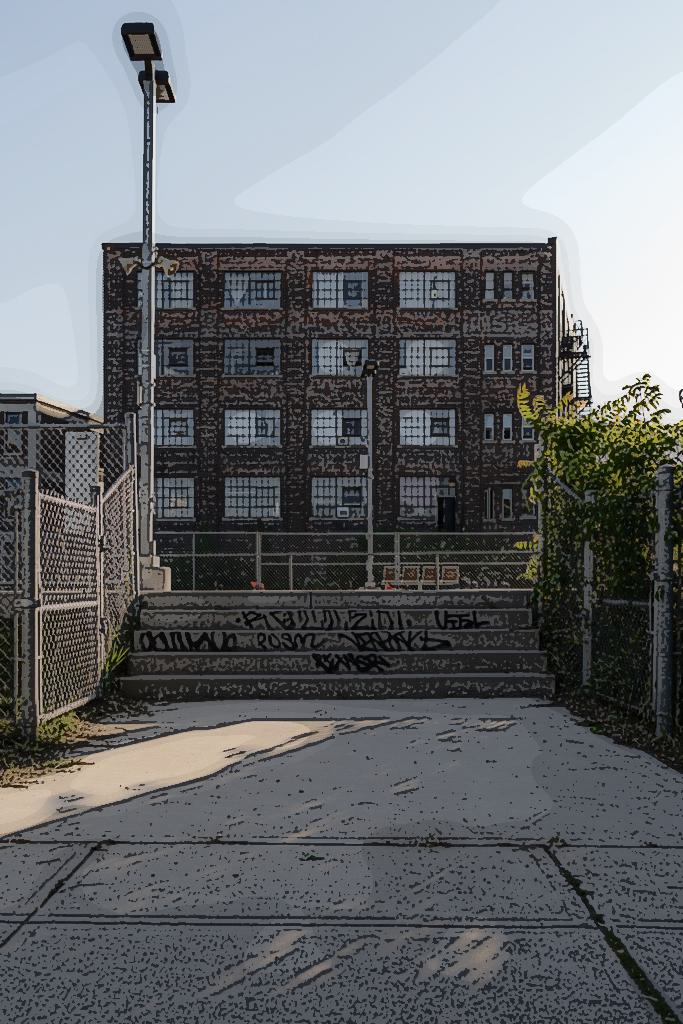
#> input picture test5.jpg, 683 x 1024 px
$ python make_cartoon.py --input test5.jpg --output out.png
#> lines starting #> are read from the running program, lines starting #| are printed output that depends on the picture; after the words box and inside, x2 and y2 are one past the last pixel; in counts of white or black regions, pixels touching at a corner belong together
### cartoon_effect/c_effect.py
import math
import numpy as np
from scipy import ndimage
from skimage.color import rgb2gray
from skimage.morphology import label

class CartoonImage:
    def __init__(self, img, meanX, p, T, blurringSize, levels):
        self.img = img
        self.meanX = meanX
        self.p = p
        self.T = T
        self.blurringSize = blurringSize
        self.N = levels

    def applyEffect(self):
        img_g = self.img

        if(self.img.ndim != 2):
            img_g = self._gaussian(rgb2gray(self.img), self.blurringSize)
        else:
            img_g = self._gaussian(self.img, self.blurringSize)

        i_min = np.min(img_g)
        i_max = np.max(img_g)

        bins = np.zeros(self.N + 1)
        constant = (i_max - i_min) / self.N
        for i in range(self.N + 1):
            bins[i] = constant * i + i_min

        L = np.zeros(img_g.shape, dtype=np.uint8)

        for i in range(self.N):
            if(i == self.N - 1):
                mask = img_g >= bins[i]
            else:
                mask = np.logical_and(img_g >= bins[i], img_g < bins[i+1])

            L[mask] = i

        S = np.zeros(img_g.shape)

        if(self.img.ndim != 2):
            L_lab = label(L)
            for lev in range(255):
                blur_in = L_lab == lev
                blur_in_stacked = np.stack((blur_in, blur_in, blur_in), axis=2)
                S[blur_in] = np.mean(self.img, where=blur_in_stacked)

        else:
            S = S / self.N
        return S * self._extendedDoG(self.meanX, self.p, self.T)


    """HELPER FUNCTIONS"""

    def _convolve(self, img, kernel):
        '''Convenience method around ndimage.convolve.

        This calls ndimage.convolve with the boundary setting set to 'nearest'.  It
        also performs some checks on the input image.

        Parameters
        ----------
        img : numpy.ndarray
            input image
        kernel : numpy.ndarray
            filter kernel

        Returns
        -------
        numpy.ndarray
            filter image

        Raises
        ------
        ValueError
            if the image is not greyscale
        TypeError
            if the image or filter kernel are not a floating point type
        '''
        if img.ndim != 2:
            raise ValueError('Only greyscale images are supported.')

        if img.dtype != np.float32 and img.dtype != np.float64:
            raise TypeError('Image must be floating point.')

        if kernel.dtype != np.float32 and img.dtype != np.float64:
            raise TypeError('Filter kernel must be floating point.')

        return ndimage.convolve(img, kernel, mode='nearest')


    def _gaussian(self, img, sigma):
        '''Filter an image using a Gaussian kernel.

        The Gaussian is implemented internally as a two-pass, separable kernel.

        Note
        ----
        The kernel is scaled to ensure that its values all sum up to '1'.  The
        slight truncation means that the filter values may not actually sum up to
        one.  The normalization ensures that this is consistent with the other
        low-pass filters in this assignment.

        Parameters
        ----------
        img : numpy.ndarray
            a greyscale image
        sigma : float
            the width of the Gaussian kernel; must be a positive, non-zero value

        Returns
        -------
        numpy.ndarray
            the Gaussian blurred image; the output will have the same type as the
            input

        Raises
        ------
        ValueError
            if the value of sigma is negative
        '''
        # Check Sigma value (did it based off of test provided)
        if(sigma <= 0.01):
            raise ValueError("Error! Negative sigma value provided for gaussian filter")

        # Get kernel width size
        N = max(math.ceil(6 * sigma), 3)

        if (N % 2 == 0):
            N = N + 1

        # Initialize our gaussian kernel
        gaussianKernel = np.ones((N, N), dtype=np.float32)

        # Calculate the gaussian constant value
        constant = 1 / math.sqrt(2 * math.pi * sigma ** 2)

        # Calculate the appropriate gaussian values vertically
        for i in range(N):
            eVal = math.exp(-1.0 * (i - math.floor(N/2))**2/(2 * sigma ** 2))
            gaussianKernel[i] = eVal * constant

        # Calculate the appropriate gaussian values horizontally
        gaussianKernel = np.array(np.transpose(gaussianKernel) * gaussianKernel, dtype=float)

        # Normalize
        gaussianKernel = gaussianKernel / np.sum(gaussianKernel)

        # Convolve image and kernel
        return self._convolve(img, gaussianKernel)

    def _LineCleanup(self, img):
        kernel = np.array([1, 0, -1]).reshape(1, 3)

        E_horz = self._convolve(img, kernel)
        E_vert = self._convolve(img, np.transpose(kernel))

        C = np.logical_and(E_horz > 0, E_vert > 0)

        """
        C = np.zeros(img.shape)
        for row in range(len(pixelVals)):
            for col in range(len(pixelVals[row])):
                if(E_horz[row][col] > 0 and E_vert[row][col] < 0):
                    C[row][col] = E_horz[row][col]
                elif(E_horz[row][col] < 0 and E_vert[row][col] > 0):
                    C[row][col] = E_vert[row][col]
        """
        filter_kernel = 1/9 * np.array([[1, 1, 1], [1, 1, 1], [1, 1, 1]])
        B = self._convolve(img, filter_kernel)

        I_filter = np.copy(img)
        I_filter[C] = B[C]

        return I_filter

    def _extendedDoG(self, filterSize, strength, thresh):
        if self.img.ndim != 2:
            self.img = rgb2gray(self.img)

        img_copy = np.copy(self.img)

        G_img = self._gaussian(img_copy, filterSize)

        DoG = G_img - self._gaussian(img_copy, 1.6 * filterSize)

        U = G_img + strength * DoG

        I_xDoG = np.where(U > thresh, 1, 0).astype(np.float64)


        return self._LineCleanup(I_xDoG)

    def _adjust_contrast(self, scale, hist):
        '''Generate a LUT to adjust contrast without affecting brightness.

        Parameters
        ----------
        scale : float
            the value used to adjust the image contrast; a value greater than 1 will
            increase constrast while a value less than 1 will reduce it
        hist : numpy.ndarray
            a 256-element array containing the image histogram, which is used to
            calculate the image brightness

        Returns
        -------
        numpy.ndarray
            a 256-element LUT that can be provided to ``apply_lut()``

        Raises
        ------
        ValueError
            if the histogram is not 256-elements or if the scale is less than zero
        '''

        if(len(hist) != 256 or scale < 0):
            return ValueError("Error histogram is not 256 elements or scale is less than zero")

        brightness = 0
        total = 0

        for i in range(len(hist)):
            brightness = brightness + (i * hist[i])
            total = total + hist[i]

        brightness = brightness // total

        lut = np.arange(0, 256, 1)

        for i in range(len(lut)):
            newVal = (scale * i) + ((1-scale) * brightness)
            if(newVal > 255):
                newVal = 255

            if(newVal < 0):
                newVal = 0

            lut[i] = newVal

        return lut.astype(np.uint8)

    def _apply_lut(self, img, lut):
        '''Apply a look-up table to an image.

        The look-up table can be be used to quickly adjust the intensities within an
        image.  For colour images, the same LUT can be applied equally to each
        colour channel.

        Parameters
        ----------
        img : numpy.ndarray
            a ``H x W`` greyscale or ``H x W x C`` colour 8bpc image
        lut : numpy.ndarray
            a 256-element, 8-bit array

        Returns
        -------
        numpy.ndarray
            a new ``H x W`` or ``H x W x C`` image derived from applying the LUT

        Raises
        ------
        ValueError
            if the LUT is not 256-elements long
        TypeError
            if either the LUT or images are not 8bpc
        '''
        if(len(lut) != 256):
            raise ValueError("Error! LUT is not 256-elements long")

        if(img.dtype != np.uint8 or lut.dtype != np.uint8):
            raise TypeError("Error! Can only support 8-bit images and LUTs!")

        if(len(img.shape) >= 3):
            height, width, colours = img.shape
        else:
            height, width = img.shape
            colours = 1

        pixelVals = img.astype(np.uint8)

        if(len(img.shape) >= 3):
            newImage = np.zeros((height, width, colours), dtype=np.uint8)
        else:
            newImage = np.zeros((height, width), dtype=np.uint8)

        for row in range(len(pixelVals)):
            for col in range(len(pixelVals[row])):
                if(len(img.shape) < 3):
                    greyVal = pixelVals[row][col]
                    newVal = lut[greyVal]
                    newImage[row][col] = newVal
                else:
                    R, G, B = pixelVals[row][col]
                    newR = lut[R]
                    newG = lut[G]
                    newB = lut[B]
                    newImage[row][col][0] = newR
                    newImage[row][col][1] = newG
                    newImage[row][col][2] = newB
        return newImage

    def histogram(self, img):
        '''Compute the histogram of an image.

        This function can only support processing 8bpc images, greyscale or colour.
        Colour images will produce three histograms (one per colour channel).

        Parameters
        ----------
        img : numpy.ndarray
            a ``H x W`` greyscale image

        Returns
        -------
        numpy.ndarray
            a 256-element, linear array containing the computed histogram

        Raises
        ------
        ValueError
            if the image isn't greyscale
        TypeError
            if the image isn't the ``numpy.uint8`` data type
        '''
        if(len(img.shape) >= 3):
            raise ValueError("Error! This is not a greyscale image")

        if(img.dtype != np.uint8):
            raise TypeError("Error! This image is not a numpy.uint8 data type")

        hist = np.zeros(256)
        pixelVals = img.astype(np.uint8)

        for row in range(len(pixelVals)):
            for col in range(len(pixelVals[row])):
                pixelVal = pixelVals[row][col]
                hist[pixelVal] = hist[pixelVal] + 1

        return hist

    # [62 lines left out: functions adjust_exposure, adjust_brightness, not called in this run]

### make_cartoon.py
import argparse
from skimage.io import imread, imsave
from skimage.color import gray2rgb
from cartoon_effect import CartoonImage
import numpy as np

if __name__ == "__main__":
    # Generate arguments and parse
    parser = argparse.ArgumentParser()
    parser.add_argument("--input",  help="Input file",  type=str, required=True)
    parser.add_argument("--output", help="Output file", type=str, required=True)
    parser.add_argument("--meanXDoG", help="Mean value for Extended Difference of Gaussian", type=float)
    parser.add_argument("--pXDoG", help="Mean value for Extended Difference of Gaussian", type=float)
    parser.add_argument("--threshold", help="Thresholding value for Extended Difference of Gaussian", type=float)
    parser.add_argument("--blurring", help="Gaussian blurring size", type=float)
    parser.add_argument("--levels", help="Numbber of levels for generating level set", type=int)

    args = parser.parse_args()

    # DEFAULT PARAMETER FOR CARTOON VARS
    inputP = ""
    outputP = "output.jpg"
    pXDoG = 16
    levels = 10
    meanXDoG = 1.1
    blurring = 15
    threshold = 0.3


    # Verify variables
    if not args.input or not args.output:
        raise Exception("No input and/or output file provided")

    # Assign argument variables
    inputP = args.input
    outputP = args.output

    if(args.pXDoG):
        pXDoG = args.pXDoG
    if(args.levels):
        levels = args.levels
    if(args.meanXDoG):
        meanXDoG = args.meanXDoG
    if(args.blurring):
        blurring = args.blurring
    if(args.threshold):
        threshold = args.threshold

    image = imread(inputP)
#> image is the input picture: shape (1024, 683, 3); mean R, G, B 109.1, 112.3, 115.7

    effect = CartoonImage(image, meanXDoG, pXDoG, threshold, blurring, levels)
    imgWithEffect = effect.applyEffect()
#> in applyEffect, `i_min = np.min(img_g)`: i_min = 0.066
#> in applyEffect, `i_max = np.max(img_g)`: i_max = 0.978
#> in applyEffect, `constant = (i_max - i_min) / self.N`: constant = 0.0912
#> after the loop in applyEffect, `for i in range(self.N + 1):`: bins = [0.066, 0.157, 0.248, 0.34, 0.431, 0.522, 0.613, 0.705, 0.796, 0.887, 0.978]
#> the loop in applyEffect, `for i in range(self.N):` made 10 passes
#> pass 1, in applyEffect, `mask = np.logical_and(img_g >= bins[i], img_g < bins[i+1])`:
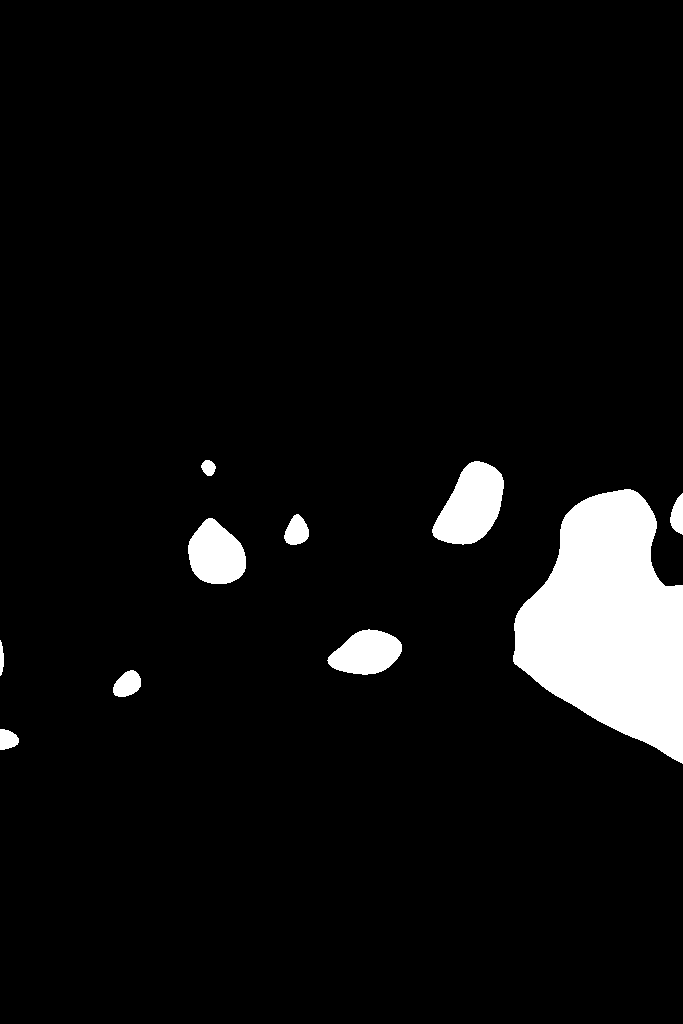
#> mask: shape (1024, 683) bool; 6% white; 10 white regions, largest, box (x1, y1, x2, y2) and area: (513, 489, 683, 764) 30404, (432, 461, 504, 545) 3967, (188, 518, 246, 584) 2804
#> after the loop in applyEffect, `for i in range(self.N):`:
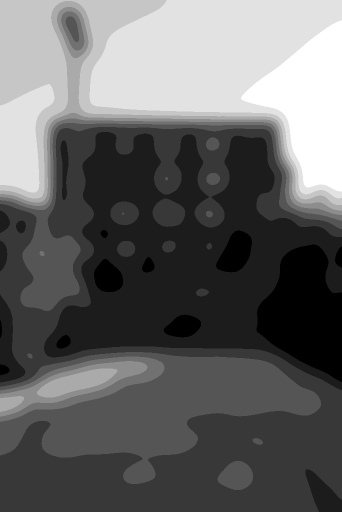
#> L: shape (1024, 683) (shown at 1/2 size); min 0, max 9, mean 3.56; drawn with min black and max white
#> in applyEffect, `L_lab = label(L)`:
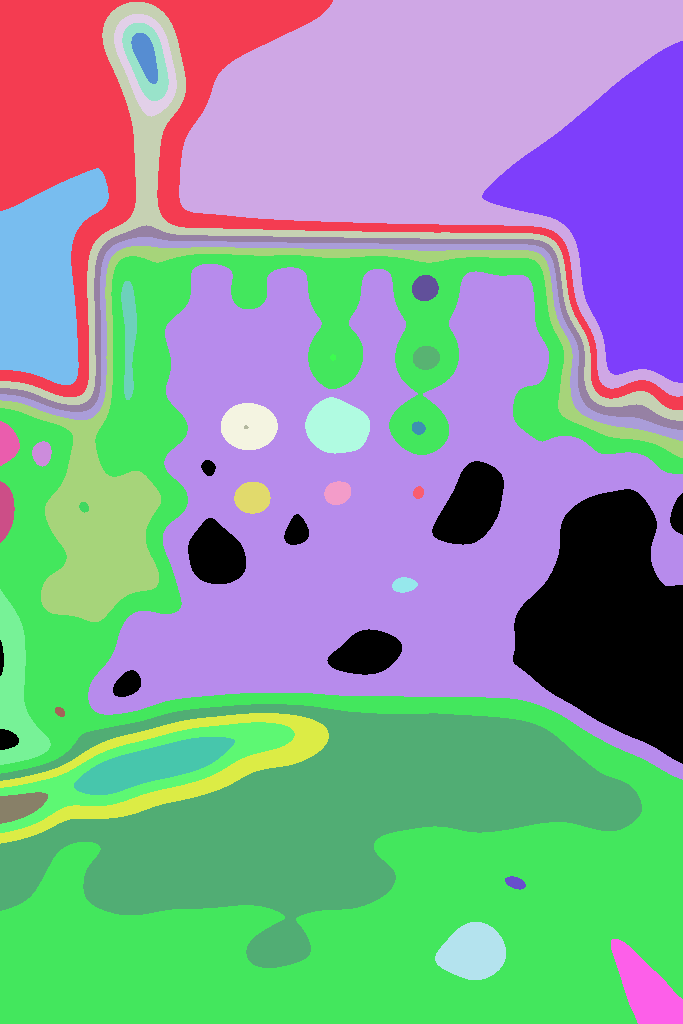
#> L_lab: shape (1024, 683) int64; 40 distinct labels, from 0 to 39; one colour per label, 0 black
#> in _LineCleanup, `I_filter[C] = B[C]`:
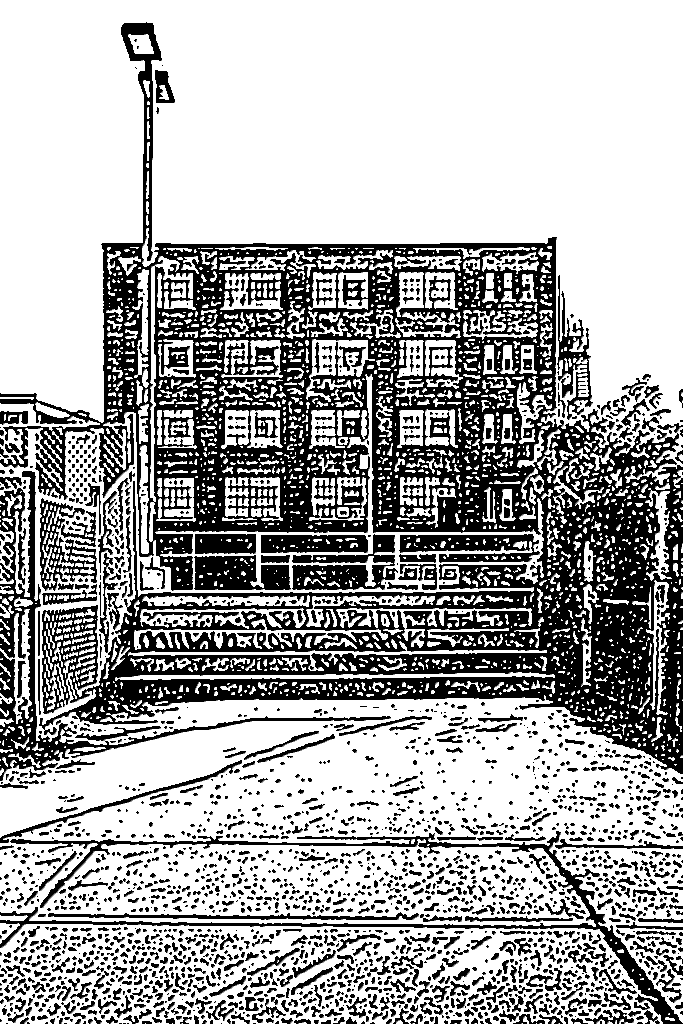
#> I_filter: shape (1024, 683) float64; min 0, max 1, mean 0.664

    if(image.ndim == 3):
        rgbSetup = gray2rgb(imgWithEffect)

        for row in range(len(rgbSetup)):
            for col in range(len(rgbSetup[row])):
                for colour in range(len(rgbSetup[row][col])):
                    rgbSetup[row][col][colour] = rgbSetup[row][col][colour] + (image[row][col][colour] * 2)
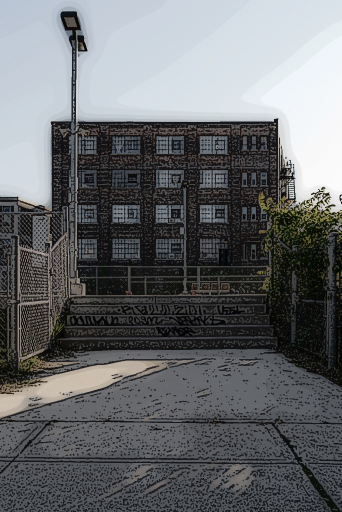
#> rgbSetup: shape (1024, 683, 3) float64 (shown at 1/2 size); mean R, G, B 309.3, 315.8, 322.5; drawn with min black and max white
        rgbSetup = (rgbSetup/rgbSetup.max()) * 255
        rgbHist = effect.histogram(imgWithEffect.astype(np.uint8))
#> after the loop in histogram, `for row in range(len(pixelVals)):`: hist = 256 values, max 226236 at index 0, min 0 at index 1, mean 2732
#> rgbHist has the same summary as hist in histogram

        lut = effect._adjust_contrast(1.4, rgbHist)
#> the loop in _adjust_contrast, `for i in range(len(hist)):` made 256 passes
#> (brightness, total) on passes 1 to 3: (0, 226236), (0, 226236), (0, 226236)
#> after the loop in _adjust_contrast, `for i in range(len(hist)):`: brightness = 63512261; total = 699392
#> in _adjust_contrast, `brightness = brightness // total`: brightness = 90
#> the loop in _adjust_contrast, `for i in range(len(lut)):` made 256 passes
#> after the loop in _adjust_contrast, `for i in range(len(lut)):`: lut = 256 values from 0 to 255
#> lut = 256 values from 0 to 255

        testWithContrast = effect._apply_lut(rgbSetup.astype(np.uint8), lut)
#> after the loop in _apply_lut, `for row in range(len(pixelVals)):`:
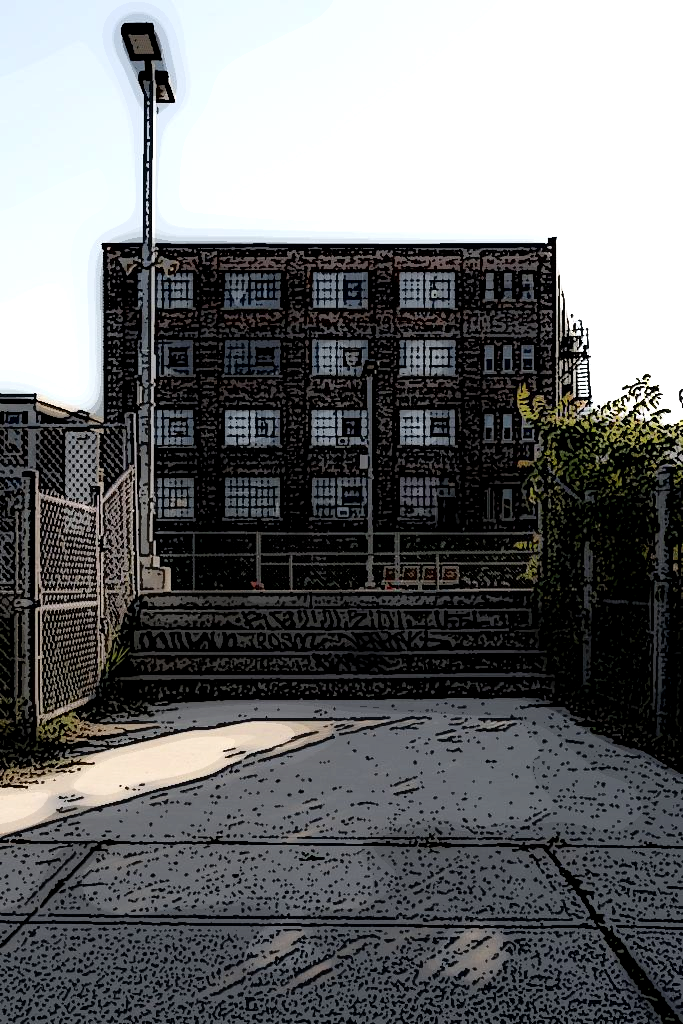
#> newImage: shape (1024, 683, 3); mean of channels 0, 1, 2 109.1, 110.5, 111.7; drawn as R, G, B
        imsave(outputP, testWithContrast)

    else:
        outGreyImg = np.copy(image)
        for row in range(len(outGreyImg)):
            for col in range(len(outGreyImg[row])):
                outGreyImg[row][col] = imgWithEffect[row][col] + image[row][col]

        imsave(outputP, outGreyImg)
